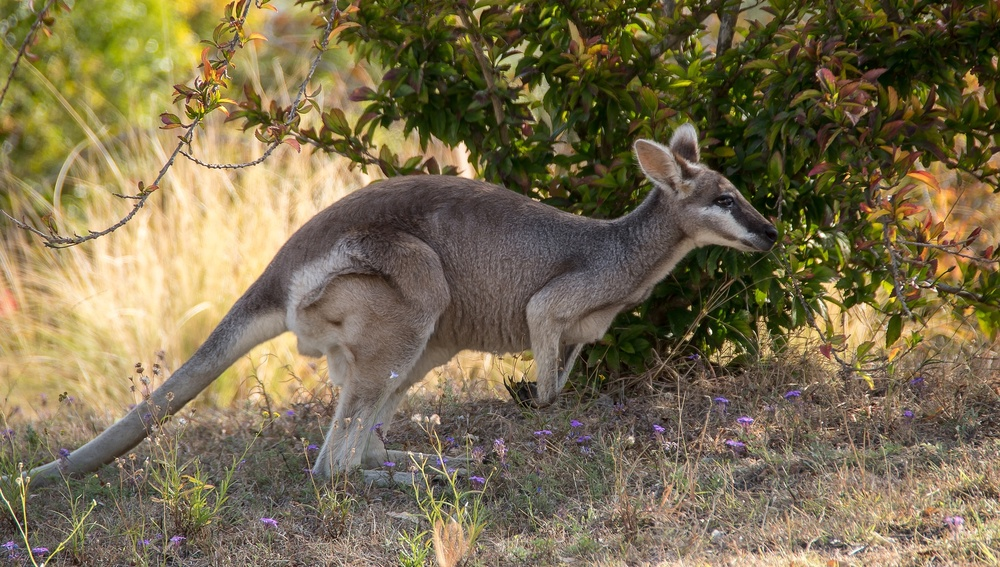
#> input picture whiptail-wallaby.jpg, 1000 x 567 px, shrunk from 1920 x 1089 before the run, given in place of the camera
$ python background_sub_2.py   (older library calls are emulated)
#> lines starting #> are read from the running program, lines starting #| are printed output that depends on the picture; after the words box and inside, x2 and y2 are one past the last pixel; in counts of white or black regions, pixels touching at a corner belong together
import numpy as np
import cv2 as cv
from imutils.object_detection import non_max_suppression
from imutils import paths
import imutils

cap = cv.VideoCapture(0)
fgbg = cv.createBackgroundSubtractorMOG2()
LOWER_BOUND = 127

while(1):
    ret, frame = cap.read()
#> frame is the input picture: shape (567, 1000, 3); mean B, G, R 78.4, 109.5, 122
    fgmask = fgbg.apply(frame)
#> fgmask: shape (567, 1000); every value is 127

    res = cv.bitwise_and(frame,frame,mask = fgmask)
    imgray = cv.cvtColor(res,cv.COLOR_BGR2GRAY)
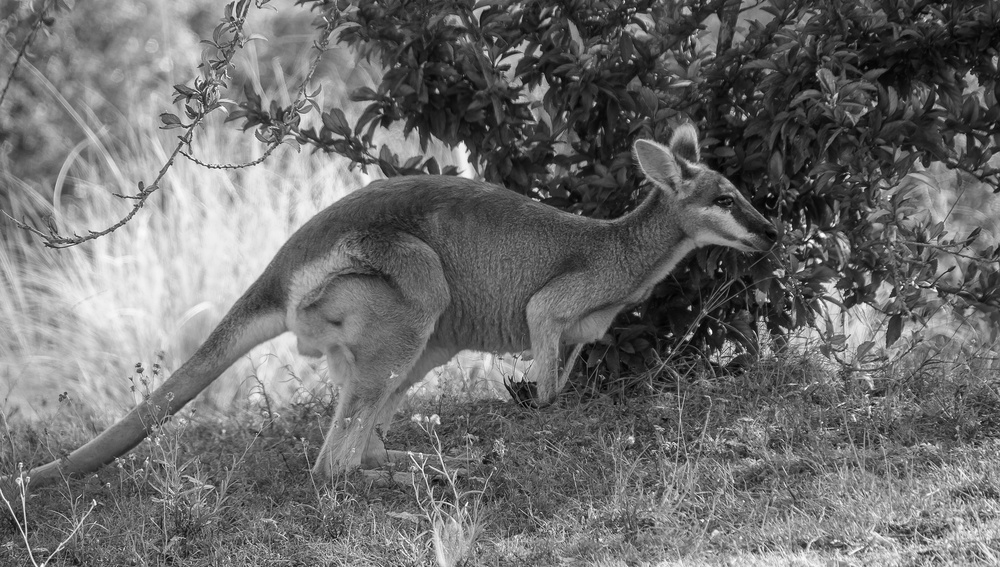
#> imgray: shape (567, 1000); min 1, max 254, mean 109.7
    ret,thresh = cv.threshold(imgray,LOWER_BOUND,255,0)
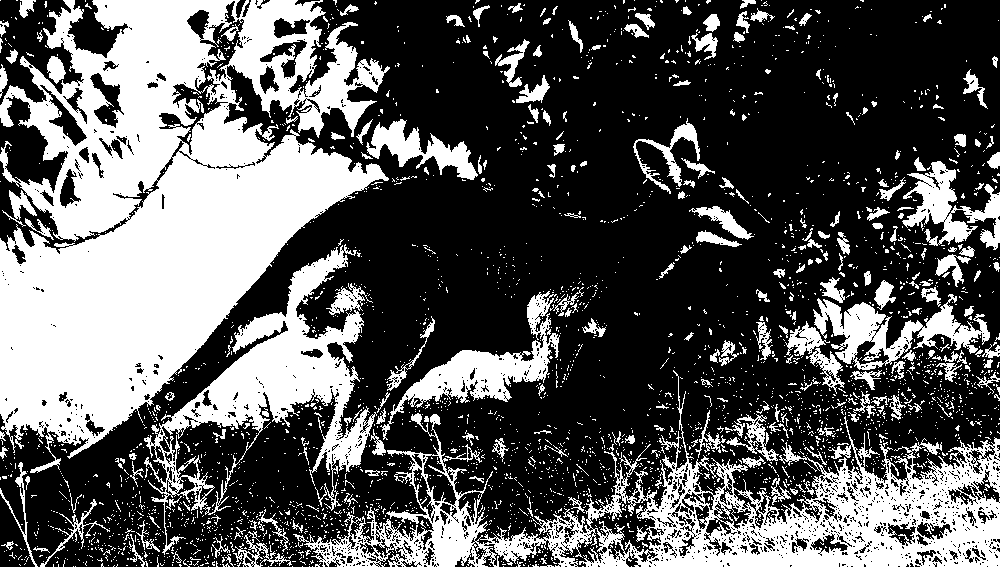
#> thresh: shape (567, 1000); 35.1% white; 3093 white regions (2853 under 20 px)
#> ret = 127
    image, contours, hierarchy = cv.findContours(thresh,cv.RETR_TREE,cv.CHAIN_APPROX_SIMPLE)
#> contours = 5879 contours, 5475 with area under 20; largest, box (x1, y1, x2, y2) and area: (0, 0, 390, 473) 103235, (293, 370, 1000, 567) 47059, (144, 244, 377, 555) 17156, (380, 291, 560, 440) 5456, (813, 294, 990, 370) 4939
    cv.drawContours(res,contours,-1,(0,255,0),3)
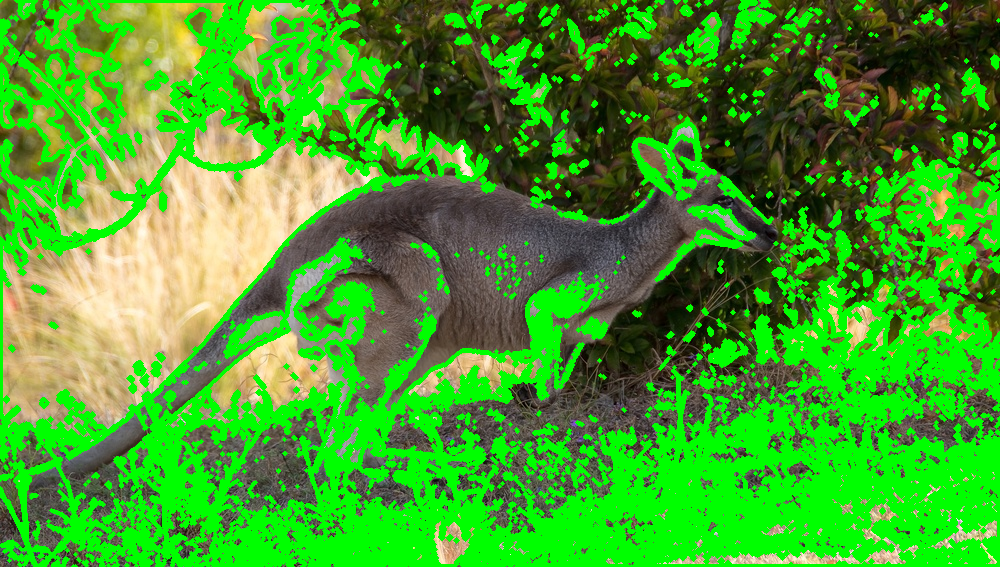
#> res: shape (567, 1000, 3); mean B, G, R 42.4, 159.2, 68.8

    cv.imshow('frame',res)
    k = cv.waitKey(30) & 0xff
#> (key Esc is pressed here)
    if k == 27:
        break
cap.release()
cv.destroyAllWindows()
